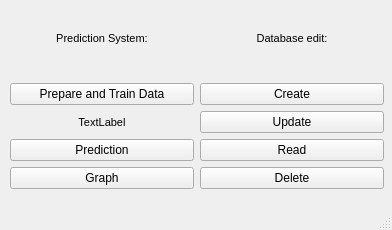
<?xml version="1.0" encoding="UTF-8"?>
<ui version="4.0">
 <class>MainWindow</class>
 <widget class="QMainWindow" name="MainWindow">
  <property name="enabled">
   <bool>true</bool>
  </property>
  <property name="geometry">
   <rect>
    <x>0</x>
    <y>0</y>
    <width>392</width>
    <height>230</height>
   </rect>
  </property>
  <property name="windowTitle">
   <string>MainWindow</string>
  </property>
  <widget class="QWidget" name="centralwidget">
   <widget class="QWidget" name="">
    <property name="geometry">
     <rect>
      <x>10</x>
      <y>0</y>
      <width>374</width>
      <height>189</height>
     </rect>
    </property>
    <layout class="QGridLayout" name="gridLayout_2">
     <item row="2" column="3">
      <widget class="QPushButton" name="CreateButton">
       <property name="text">
        <string>Create</string>
       </property>
      </widget>
     </item>
     <item row="4" column="3">
      <widget class="QPushButton" name="UpdateButton">
       <property name="text">
        <string>Update</string>
       </property>
      </widget>
     </item>
     <item row="5" column="3">
      <widget class="QPushButton" name="ReadButton">
       <property name="text">
        <string>Read</string>
       </property>
      </widget>
     </item>
     <item row="6" column="3">
      <widget class="QPushButton" name="DeleteButton">
       <property name="text">
        <string>Delete</string>
       </property>
      </widget>
     </item>
     <item row="2" column="0">
      <widget class="QPushButton" name="CreateButton_2">
       <property name="text">
        <string>Prepare and Train Data</string>
       </property>
      </widget>
     </item>
     <item row="0" column="0">
      <widget class="QLabel" name="label_2">
       <property name="enabled">
        <bool>true</bool>
       </property>
       <property name="font">
        <font>
         <pointsize>8</pointsize>
         <weight>50</weight>
         <bold>false</bold>
        </font>
       </property>
       <property name="text">
        <string>Prediction System:</string>
       </property>
       <property name="alignment">
        <set>Qt::AlignCenter</set>
       </property>
      </widget>
     </item>
     <item row="6" column="0">
      <widget class="QPushButton" name="DeleteButton_2">
       <property name="text">
        <string>Graph</string>
       </property>
      </widget>
     </item>
     <item row="4" column="0">
      <widget class="QLabel" name="label_3">
       <property name="font">
        <font>
         <pointsize>8</pointsize>
        </font>
       </property>
       <property name="text">
        <string>TextLabel</string>
       </property>
       <property name="alignment">
        <set>Qt::AlignCenter</set>
       </property>
      </widget>
     </item>
     <item row="5" column="0">
      <widget class="QPushButton" name="UpdateButton_2">
       <property name="text">
        <string>Prediction</string>
       </property>
      </widget>
     </item>
     <item row="0" column="3">
      <widget class="QLabel" name="label">
       <property name="enabled">
        <bool>true</bool>
       </property>
       <property name="font">
        <font>
         <pointsize>8</pointsize>
         <weight>50</weight>
         <bold>false</bold>
        </font>
       </property>
       <property name="text">
        <string>Database edit:</string>
       </property>
       <property name="alignment">
        <set>Qt::AlignCenter</set>
       </property>
      </widget>
     </item>
    </layout>
   </widget>
  </widget>
  <widget class="QMenuBar" name="menubar">
   <property name="geometry">
    <rect>
     <x>0</x>
     <y>0</y>
     <width>392</width>
     <height>21</height>
    </rect>
   </property>
  </widget>
  <widget class="QStatusBar" name="statusbar"/>
 </widget>
 <resources/>
 <connections/>
</ui>
